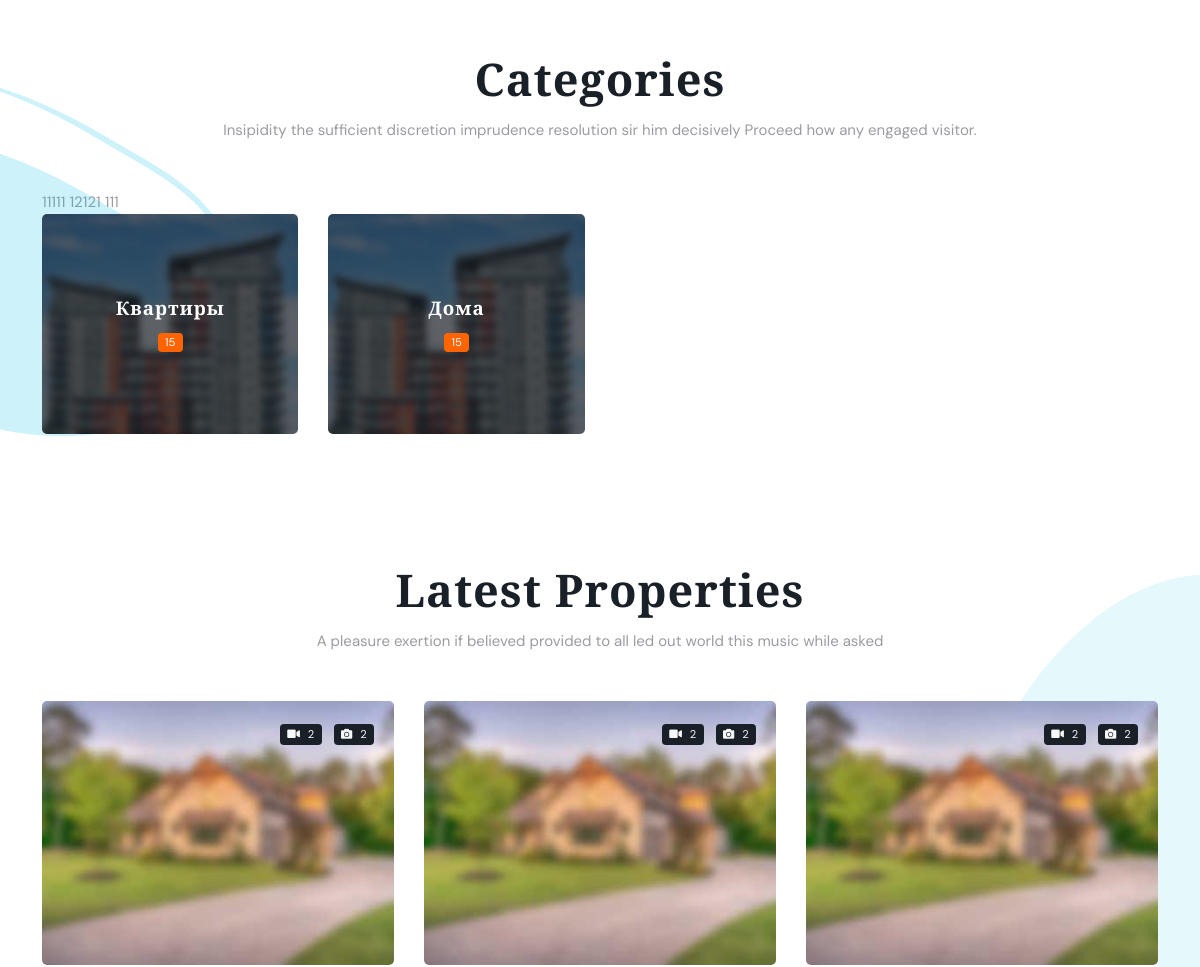
Before: / (middle part) with the older database file.
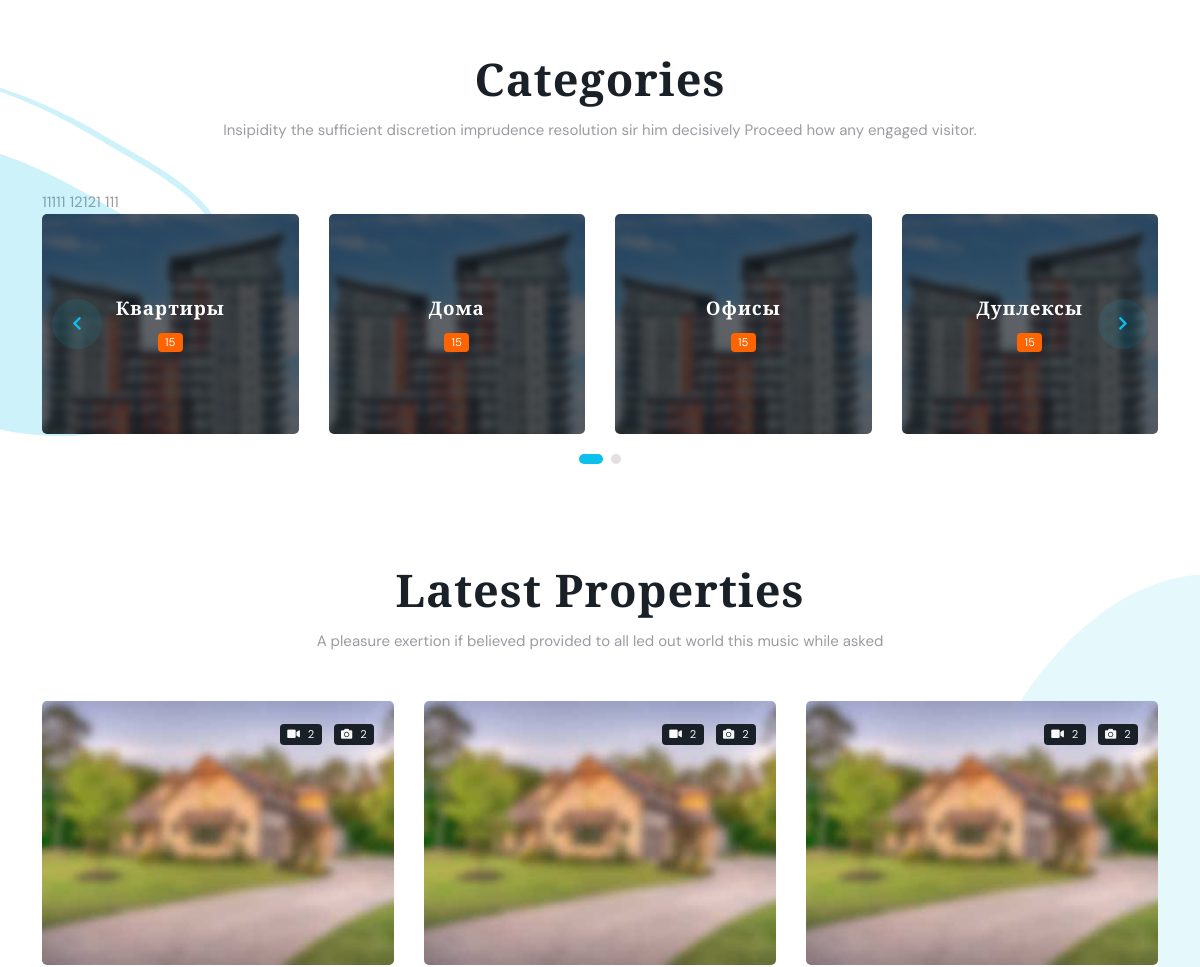
After: the same page with the newer database file.
### advert/models.py (models this page shows, shortened)
class Ads(models.Model):
    OLD = 'НОВОЕ'
    NEW = 'ВТОРИЧКА'
    BUILDING_FRESHNESS = [
        (NEW, 'новое здание'),
        (OLD, 'вторичная недвижимость'), ]
    BUY = 'ПОКУПКА'
    RENT = 'АРЕНДА'
    TRANSACTION_TYPE = [
        (BUY, 'покупка'),
        (RENT, 'аренда'), ]
    image1 = models.ImageField(blank=True, upload_to= 'media/',
                              verbose_name='Изображение1')
    image2 = models.ImageField(blank=True, upload_to= 'media/',
                              verbose_name='Изображение2')
    image3 = models.ImageField(blank=True, upload_to= 'media/',
                              verbose_name='Изображение3')
    image4 = models.ImageField(blank=True, upload_to= 'media/',
                              verbose_name='Изображение4')
    image5 = models.ImageField(blank=True, upload_to= 'media/',
                              verbose_name='Изображение5')
    image6 = models.ImageField(blank=True, upload_to= 'media/',
                              verbose_name='Изображение6')
    description = models.TextField(verbose_name='Описание')
    rubric = models.CharField(max_length=20, choices= TRANSACTION_TYPE , default= BUY,
                                          verbose_name='Категория ( покупка\продажа )')
    realt_type = models.ForeignKey(RealtType, on_delete=models.PROTECT,
                                          verbose_name='Рубрика')
    overall_size = models.DecimalField(max_digits=10000, decimal_places=1)
    residential_size = models.DecimalField(max_digits=10000, decimal_places=1)
    kitchen_size = models.DecimalField(max_digits=10000, decimal_places=1)
    number_of_rooms = models.DecimalField(max_digits=10, decimal_places=1)
    floor = models.DecimalField(max_digits=10, decimal_places=1)
    number_of_building = models.DecimalField(max_digits=10, decimal_places=1)
    building_freshness = models.CharField(max_length=20, choices=BUILDING_FRESHNESS,)
    title = models.CharField(max_length=40, verbose_name='Заголовок')
    price = models.FloatField(default=0, verbose_name='Цена')
    contacts = models.CharField(max_length=100, verbose_name='Контакты')
    author = models.ForeignKey(User, on_delete=models.CASCADE,
                               verbose_name='Автор объявления')
    is_active = models.BooleanField(default=True, db_index=True,
                                    verbose_name='Выводить в списке?')
    created_at = models.DateTimeField(auto_now_add=True, db_index=True,
                                      verbose_name='Опубликовано')
    class Meta:
        verbose_name_plural = 'Объявления'
        verbose_name = 'Объявление'
        ordering = ['-created_at']
    def get_absolute_url(self):
        return reverse('advert:ads', args = [ self.id ] )
    def __str__(self):
        return str(self.title)

class RealtType(models.Model):
    name = models.CharField(max_length=40, verbose_name='тип недвижимости')
    class Meta:
        abstract = True
        verbose_name = 'Тип недвижимости'
        verbose_name_plural = 'Тип недвижимости'

### main/views.py (the view, shortened to what this page needs)
# urls.py: path('', Main.as_view() ,name='main'),
class Main(TemplateView):
    template_name = 'main/main.html'
    def get(self, request, *args, **kwargs):
        self.object = User.objects.all()
        self.plugs = Ads.objects.all()
        self.type = RealtType.objects.all()
        self.user = request.user
        return super().get(request, *args, **kwargs)
    def get_context_data(self, **kwargs):
        us = User.objects.all()
        context = super().get_context_data(**kwargs)
        context['publisher'] = self.object
        context['user'] = self.user
        context['plugs'] = self.plugs
        context['types'] = self.type
        return context

### main/templates/main/main.html (shortened to what this page needs)
{% extends "index.html" %}
{% load static %}
{% block content %}
<main>
    <section class="position-relative pt-5">
        <figure class="position-absolute top-50 start-0 translate-middle">
        </figure>
        <div class="container">
            <div class="text-center mb-3 mb-md-5">
                <h2>Categories</h2>
                <p>Insipidity the sufficient discretion imprudence resolution sir him decisively Proceed how any engaged visitor.</p>
            </div>
    {% for plug in plugs %}
    {{ plug }}
    {% endfor %}
            <div class="row">
                <div class="tiny-slider dots-creative arrow-round arrow-primary-soft">
                    <div class="tiny-slider-inner" data-autoplay="true" data-arrow="true" data-dots="true" data-items="4" data-items-md="2" data-items-xs="1">
                        {% for category in types %}
                        <div class="col-md-3 position-relative">
                            <div class="card overflow-hidden">
                                <div class="bg-overlay opacity-7"></div>
                                <div class="card-img-overlay bg-overlay-content">
                                    <div class="w-100 h-100 d-flex flex-column">
                                        <div class="text-center my-auto">
                                            <h5 class="text-white">{{ category.name }}</h5>
                                            <a href="#" class="stretched-link"><span class="badge bg-orange">15</span></a>
                                        </div>
                                    </div>
                                </div>
                            </div>
                        </div>
                        {% endfor %}
                    </div>
                </div>
            </div>
        </div>
    </section>
    <section class="position-relative pt-5 overflow-hidden">
        <figure class="rotate position-absolute top-50 start-100 translate-middle">
        </figure>
        <div class="container">
            <div class="text-center mb-3 mb-md-5">
                <h2>Latest Properties</h2>
                <p>A pleasure exertion if believed provided to all led out world this music while asked</p>
            </div>
            <div class="row mt-5">
                {% for plug in plugs %}
                <div class="col-sm-6 col-lg-4">
                    <div class="card mb-4">
                        <div class="position-relative overflow-hidden">
                            <img class="card-img" src="static/images/property/grid-list/02.jpg" alt="Card image">
                            <div class="card-img-overlay">
                                <div class="text-end">
                                    <a href="#" class="badge bg-dark text-light me-2"><i class="fas fa-video pe-2"></i><span>2</span></a>
                                    <a href="#" class="badge bg-dark text-light"><i class="fas fa-camera pe-2"></i><span>2</span></a>
                                </div>
                            </div>
                        </div>
                    </div>
                </div>
                {% endfor %}
            </div>
        </div>
    </section>
    </main>
    {% endblock content %}

Changed rows visible on the page:
added RealtType: name "Офисы"
added RealtType: name "Дуплексы"
